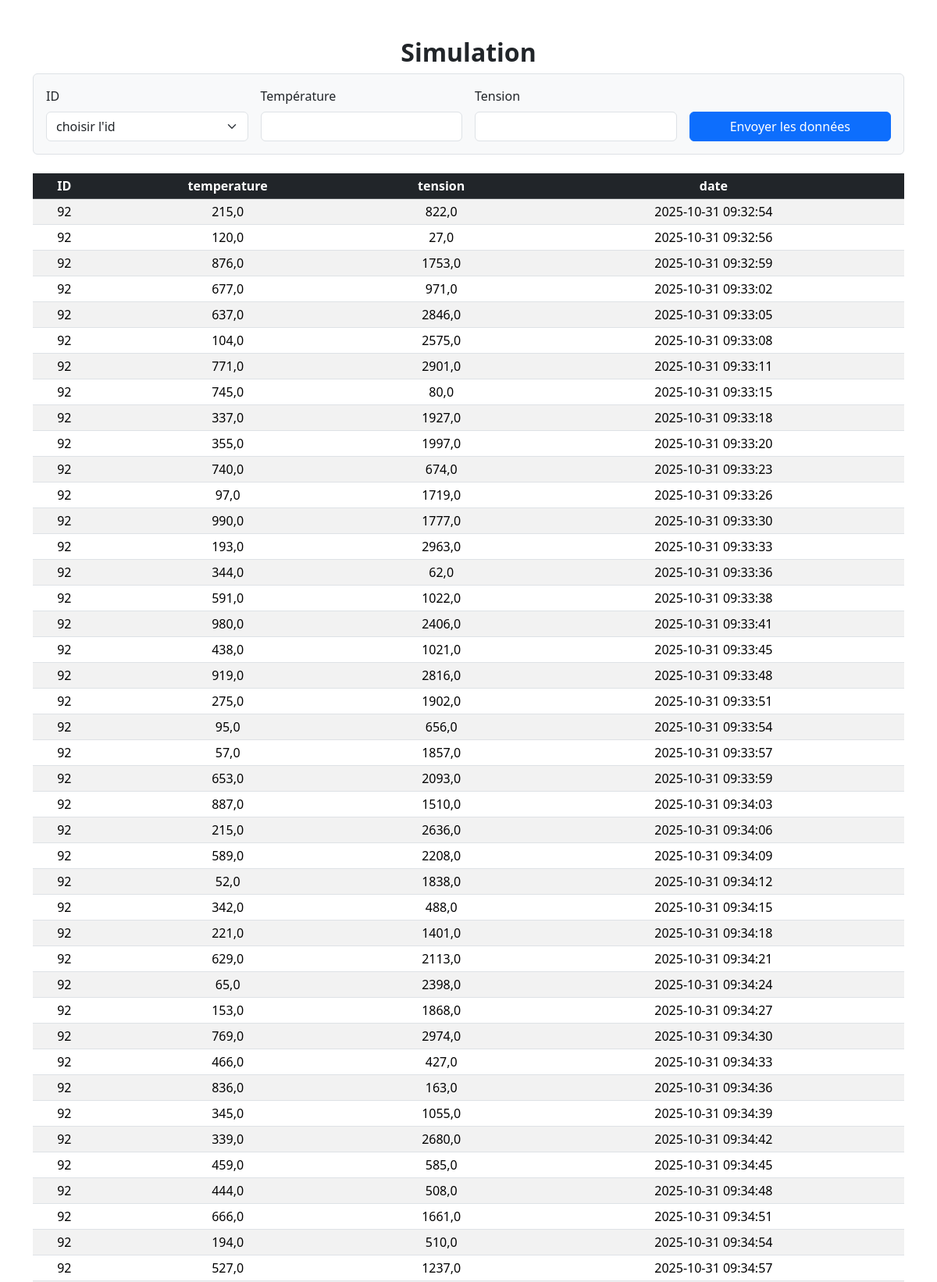
The page /mon_app/ (upper part) on the database its author committed.
### mon_app/models.py (models this page shows, shortened)
class Tableau(models.Model):
    numero_car= models.IntegerField()
    temperature = models.FloatField()
    tension = models.FloatField()
    date = models.DateTimeField(auto_now_add=True)

### mon_app/views.py (the view)
# urls.py: path('mon_app/', index_view, name='index'),
def index_view(request):
    return render(request, 'index.html', context={'tableau': Tableau.objects.all()})

### templates/index.html (shortened to what this page needs)
{% load static %}
<!DOCTYPE html>
<html lang="en">
<head>
    <link rel="stylesheet" href="{% static 'css/bootstrap.css' %}">
    <link rel="stylesheet" href="{% static 'style.css' %}">
</head>
<body>
  <div class="mt-5">
    <h3 class=" fw-bold fs-2 text-center">Simulation</h3>
      <div class="container mb-4">
      <form action="{% url 'envoie' %}" method="post" class="p-3 border rounded bg-light">
        <div class="row g-3">
          <div class="col-md-3">
            <label for="id" class="form-label">ID</label>
              <select name="id" id="id" class="form-select">
                  <option selected value="">choisir l'id</option>
              </select>
          </div>
          <div class="col-md-3">
            <label for="temperature" class="form-label">Température</label>
            <input type="number" name="temperature" id="temperature" class="form-control" required>
          </div>
          <div class="col-md-3">
            <label for="tension" class="form-label">Tension</label>
            <input type="number" name="tension" id="tension" class="form-control" required>
          </div>
          <div class="col-md-3 d-flex align-items-end">
            <button type="submit" class="btn btn-primary w-100">Envoyer les données</button>
          </div>
        </div>
      </form>
    </div>
  <div class="container" id="table">
    <table class="table table-sm table-striped  text-center custom">
    <thead class="table-dark">
      <tr>
        <th scope="col">ID</th>
        <th scope="col">temperature</th>
        <th scope="col">tension</th>
        <th scope="col">date</th>
    </thead>
    <tbody>
    {% for table in tableau %}
         <tr>
            <td>{{table.numero_car}}</td>
            <td>{{table.temperature}}</td>
            <td>{{table.tension}}</td>
            <td>{{ table.date|date:"Y-m-d H:i:s" }}</td>
        </tr>
    {% endfor %}
    </tbody>
   </table>
  </div>
  </div>
</body>
</html>

### rows shown on the page
Tableau: numero_car "92", temperature "215,0", tension "822,0", date "2025-10-31 09:32:54"
Tableau: numero_car "92", temperature "120,0", tension "27,0", date "2025-10-31 09:32:56"
Tableau: numero_car "92", temperature "876,0", tension "1753,0", date "2025-10-31 09:32:59"
Tableau: numero_car "92", temperature "677,0", tension "971,0", date "2025-10-31 09:33:02"
Tableau: numero_car "92", temperature "637,0", tension "2846,0", date "2025-10-31 09:33:05"
Tableau: numero_car "92", temperature "104,0", tension "2575,0", date "2025-10-31 09:33:08"
Tableau: numero_car "92", temperature "771,0", tension "2901,0", date "2025-10-31 09:33:11"
Tableau: numero_car "92", temperature "745,0", tension "80,0", date "2025-10-31 09:33:15"
Tableau: numero_car "92", temperature "337,0", tension "1927,0", date "2025-10-31 09:33:18"
Tableau: numero_car "92", temperature "355,0", tension "1997,0", date "2025-10-31 09:33:20"
Tableau: numero_car "92", temperature "740,0", tension "674,0", date "2025-10-31 09:33:23"
Tableau: numero_car "92", temperature "97,0", tension "1719,0", date "2025-10-31 09:33:26"
Tableau: numero_car "92", temperature "990,0", tension "1777,0", date "2025-10-31 09:33:30"
Tableau: numero_car "92", temperature "193,0", tension "2963,0", date "2025-10-31 09:33:33"
Tableau: numero_car "92", temperature "344,0", tension "62,0", date "2025-10-31 09:33:36"
Tableau: numero_car "92", temperature "591,0", tension "1022,0", date "2025-10-31 09:33:38"
Tableau: numero_car "92", temperature "980,0", tension "2406,0", date "2025-10-31 09:33:41"
Tableau: numero_car "92", temperature "438,0", tension "1021,0", date "2025-10-31 09:33:45"
Tableau: numero_car "92", temperature "919,0", tension "2816,0", date "2025-10-31 09:33:48"
Tableau: numero_car "92", temperature "275,0", tension "1902,0", date "2025-10-31 09:33:51"
Tableau: numero_car "92", temperature "95,0", tension "656,0", date "2025-10-31 09:33:54"
Tableau: numero_car "92", temperature "57,0", tension "1857,0", date "2025-10-31 09:33:57"
Tableau: numero_car "92", temperature "653,0", tension "2093,0", date "2025-10-31 09:33:59"
Tableau: numero_car "92", temperature "887,0", tension "1510,0", date "2025-10-31 09:34:03"
Tableau: numero_car "92", temperature "215,0", tension "2636,0", date "2025-10-31 09:34:06"
Tableau: numero_car "92", temperature "589,0", tension "2208,0", date "2025-10-31 09:34:09"
Tableau: numero_car "92", temperature "52,0", tension "1838,0", date "2025-10-31 09:34:12"
Tableau: numero_car "92", temperature "342,0", tension "488,0", date "2025-10-31 09:34:15"
Tableau: numero_car "92", temperature "221,0", tension "1401,0", date "2025-10-31 09:34:18"
Tableau: numero_car "92", temperature "629,0", tension "2113,0", date "2025-10-31 09:34:21"
Tableau: numero_car "92", temperature "65,0", tension "2398,0", date "2025-10-31 09:34:24"
Tableau: numero_car "92", temperature "153,0", tension "1868,0", date "2025-10-31 09:34:27"
Tableau: numero_car "92", temperature "769,0", tension "2974,0", date "2025-10-31 09:34:30"
Tableau: numero_car "92", temperature "466,0", tension "427,0", date "2025-10-31 09:34:33"
Tableau: numero_car "92", temperature "836,0", tension "163,0", date "2025-10-31 09:34:36"
Tableau: numero_car "92", temperature "345,0", tension "1055,0", date "2025-10-31 09:34:39"
Tableau: numero_car "92", temperature "339,0", tension "2680,0", date "2025-10-31 09:34:42"
Tableau: numero_car "92", temperature "459,0", tension "585,0", date "2025-10-31 09:34:45"
Tableau: numero_car "92", temperature "444,0", tension "508,0", date "2025-10-31 09:34:48"
Tableau: numero_car "92", temperature "666,0", tension "1661,0", date "2025-10-31 09:34:51"
Tableau: numero_car "92", temperature "194,0", tension "510,0", date "2025-10-31 09:34:54"
Tableau: numero_car "92", temperature "527,0", tension "1237,0", date "2025-10-31 09:34:57"
